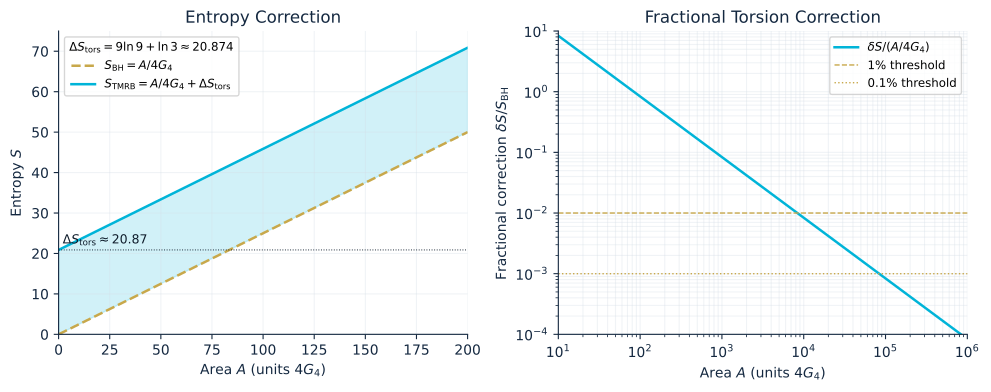

Python code for this plot:
"""fig2_entropy_correction.py — Bekenstein-Hawking vs TMRB entropy."""
import numpy as np
import matplotlib as mpl
import matplotlib.pyplot as plt

NAVY = '#0D1B2A'; GOLD = '#C8A84B'; CYAN = '#00B4D8'
INK = '#142840'; LGRAY = '#D5DCE4'; MUTED = '#8AA0B8'

mpl.rcParams.update({'font.family': 'DejaVu Sans', 'font.size': 10,
                     'axes.edgecolor': INK, 'axes.labelcolor': INK,
                     'axes.titlecolor': INK, 'xtick.color': INK,
                     'ytick.color': INK, 'mathtext.fontset': 'dejavusans',
                     'savefig.dpi': 300})

dS_tors = 9*np.log(9) + np.log(3)   # 20.874 (v4: Z9-symmetric weights, Z_tors = 3)

fig, (axL, axR) = plt.subplots(1, 2, figsize=(10, 4))

# Left: linear S vs A
A = np.linspace(0, 200, 400)
S_BH = A/4.0
S_TMRB = A/4.0 + dS_tors
axL.plot(A, S_BH, color=GOLD, linestyle='--', linewidth=1.8, label=r'$S_{\rm BH}=A/4G_4$')
axL.plot(A, S_TMRB, color=CYAN, linewidth=1.8, label=r'$S_{\rm TMRB}=A/4G_4+\Delta S_{\rm tors}$')
axL.fill_between(A, S_BH, S_TMRB, color=CYAN, alpha=0.18)
axL.axhline(dS_tors, color=NAVY, linewidth=0.7, linestyle=':')
axL.text(2, dS_tors+1.5, r'$\Delta S_{\rm tors} \approx 20.87$',
         color=NAVY, fontsize=9)
axL.set_xlabel(r'Area $A$ (units $4G_4$)')
axL.set_ylabel(r'Entropy $S$')
axL.set_title('Entropy Correction')
axL.set_xlim(0, 200); axL.set_ylim(0, 75)
axL.grid(True, alpha=0.35, color=LGRAY)
axL.legend(loc='upper left', fontsize=8.5,
           title=rf'$\Delta S_{{\rm tors}} = 9\ln 9 + \ln 3 \approx {dS_tors:.3f}$',
           title_fontsize=8.5)
axL.spines['top'].set_visible(False); axL.spines['right'].set_visible(False)

# Right: fractional correction (log-log)
A2 = np.logspace(1, 6, 400)
frac = dS_tors/(A2/4.0)
axR.loglog(A2, frac, color=CYAN, linewidth=1.8, label=r'$\delta S/(A/4G_4)$')
axR.axhline(0.01, color=GOLD, linestyle='--', linewidth=1.0, label='1% threshold')
axR.axhline(0.001, color=GOLD, linestyle=':', linewidth=1.0, label='0.1% threshold')
axR.set_xlabel(r'Area $A$ (units $4G_4$)')
axR.set_ylabel(r'Fractional correction $\delta S/S_{\rm BH}$')
axR.set_title('Fractional Torsion Correction')
axR.set_xlim(1e1, 1e6); axR.set_ylim(1e-4, 1e1)
axR.grid(True, which='both', alpha=0.35, color=LGRAY)
axR.legend(loc='upper right', fontsize=8.5)
axR.spines['top'].set_visible(False); axR.spines['right'].set_visible(False)

plt.tight_layout()
plt.savefig('fig2_entropy_correction.pdf', dpi=300, bbox_inches='tight')
plt.savefig('fig2_entropy_correction.png', dpi=300, bbox_inches='tight')
print('Wrote fig2_entropy_correction.{pdf,png}')
